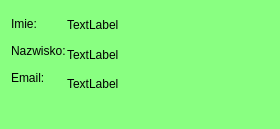
<?xml version="1.0" encoding="UTF-8"?>
<ui version="4.0">
 <class>PersonInfo</class>
 <widget class="QWidget" name="PersonInfo">
  <property name="windowModality">
   <enum>Qt::NonModal</enum>
  </property>
  <property name="geometry">
   <rect>
    <x>0</x>
    <y>0</y>
    <width>280</width>
    <height>129</height>
   </rect>
  </property>
  <property name="maximumSize">
   <size>
    <width>16777215</width>
    <height>150</height>
   </size>
  </property>
  <property name="windowTitle">
   <string>Form</string>
  </property>
  <property name="windowOpacity">
   <double>2.000000000000000</double>
  </property>
  <property name="autoFillBackground">
   <bool>false</bool>
  </property>
  <property name="styleSheet">
   <string notr="true">background-color: rgb(137, 255, 129);


</string>
  </property>
  <layout class="QGridLayout" name="gridLayout_2">
   <item row="0" column="0">
    <widget class="QFrame" name="frame">
     <property name="frameShape">
      <enum>QFrame::NoFrame</enum>
     </property>
     <property name="frameShadow">
      <enum>QFrame::Raised</enum>
     </property>
     <layout class="QGridLayout" name="gridLayout">
      <property name="margin">
       <number>0</number>
      </property>
      <item row="0" column="0">
       <layout class="QHBoxLayout" name="horizontalLayout">
        <property name="spacing">
         <number>1</number>
        </property>
        <item>
         <layout class="QVBoxLayout" name="verticalLayout">
          <item>
           <widget class="QLabel" name="label">
            <property name="lineWidth">
             <number>0</number>
            </property>
            <property name="text">
             <string>Imie:</string>
            </property>
           </widget>
          </item>
          <item>
           <widget class="QLabel" name="label_3">
            <property name="palette">
             <palette>
              <active>
               <colorrole role="Button">
                <brush brushstyle="SolidPattern">
                 <color alpha="255">
                  <red>137</red>
                  <green>255</green>
                  <blue>129</blue>
                 </color>
                </brush>
               </colorrole>
               <colorrole role="Base">
                <brush brushstyle="SolidPattern">
                 <color alpha="255">
                  <red>137</red>
                  <green>255</green>
                  <blue>129</blue>
                 </color>
                </brush>
               </colorrole>
               <colorrole role="Window">
                <brush brushstyle="SolidPattern">
                 <color alpha="255">
                  <red>137</red>
                  <green>255</green>
                  <blue>129</blue>
                 </color>
                </brush>
               </colorrole>
              </active>
              <inactive>
               <colorrole role="Button">
                <brush brushstyle="SolidPattern">
                 <color alpha="255">
                  <red>137</red>
                  <green>255</green>
                  <blue>129</blue>
                 </color>
                </brush>
               </colorrole>
               <colorrole role="Base">
                <brush brushstyle="SolidPattern">
                 <color alpha="255">
                  <red>137</red>
                  <green>255</green>
                  <blue>129</blue>
                 </color>
                </brush>
               </colorrole>
               <colorrole role="Window">
                <brush brushstyle="SolidPattern">
                 <color alpha="255">
                  <red>137</red>
                  <green>255</green>
                  <blue>129</blue>
                 </color>
                </brush>
               </colorrole>
              </inactive>
              <disabled>
               <colorrole role="Button">
                <brush brushstyle="SolidPattern">
                 <color alpha="255">
                  <red>137</red>
                  <green>255</green>
                  <blue>129</blue>
                 </color>
                </brush>
               </colorrole>
               <colorrole role="Base">
                <brush brushstyle="SolidPattern">
                 <color alpha="255">
                  <red>137</red>
                  <green>255</green>
                  <blue>129</blue>
                 </color>
                </brush>
               </colorrole>
               <colorrole role="Window">
                <brush brushstyle="SolidPattern">
                 <color alpha="255">
                  <red>137</red>
                  <green>255</green>
                  <blue>129</blue>
                 </color>
                </brush>
               </colorrole>
              </disabled>
             </palette>
            </property>
            <property name="lineWidth">
             <number>0</number>
            </property>
            <property name="text">
             <string>Nazwisko:</string>
            </property>
           </widget>
          </item>
          <item>
           <widget class="QLabel" name="label_5">
            <property name="lineWidth">
             <number>0</number>
            </property>
            <property name="text">
             <string>Email:</string>
            </property>
           </widget>
          </item>
          <item>
           <widget class="QLabel" name="emptylabel">
            <property name="text">
             <string/>
            </property>
           </widget>
          </item>
         </layout>
        </item>
        <item>
         <layout class="QVBoxLayout" name="verticalLayout_2">
          <item>
           <widget class="QLabel" name="nameLabel">
            <property name="lineWidth">
             <number>0</number>
            </property>
            <property name="text">
             <string>TextLabel</string>
            </property>
           </widget>
          </item>
          <item>
           <widget class="QLabel" name="surnameLAbel">
            <property name="lineWidth">
             <number>0</number>
            </property>
            <property name="text">
             <string>TextLabel</string>
            </property>
           </widget>
          </item>
          <item>
           <widget class="QLabel" name="emailLabel">
            <property name="lineWidth">
             <number>0</number>
            </property>
            <property name="text">
             <string>TextLabel</string>
            </property>
           </widget>
          </item>
          <item>
           <spacer name="horizontalSpacer">
            <property name="orientation">
             <enum>Qt::Horizontal</enum>
            </property>
            <property name="sizeHint" stdset="0">
             <size>
              <width>40</width>
              <height>20</height>
             </size>
            </property>
           </spacer>
          </item>
         </layout>
        </item>
       </layout>
      </item>
     </layout>
    </widget>
   </item>
  </layout>
 </widget>
 <resources/>
 <connections/>
</ui>
